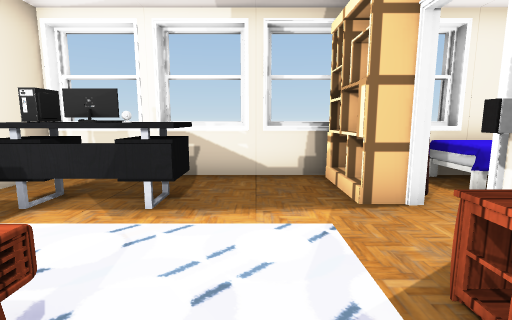
[1] (above)

17 first-person views from a walk through a Unity game level. The camera is 1.3 m above the floor, tilts 8° down and sees 85° across. Doors are open. The floor is counted in squares, 1 m on a side. Each view is taken from the middle of a square. On the plan, view 1 faces up. The plan holds only what a view shows up to about 13 squares ahead; the rest is blank. The player character is not drawn. Some surface patterns are stand-ins.

[2]
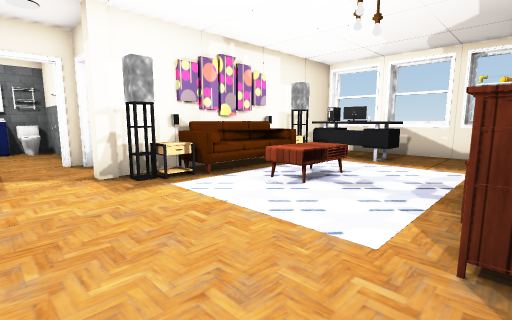

[3]
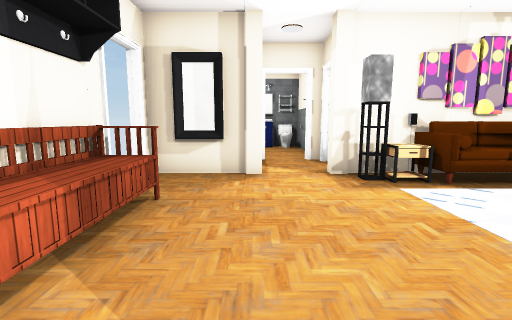

[4]
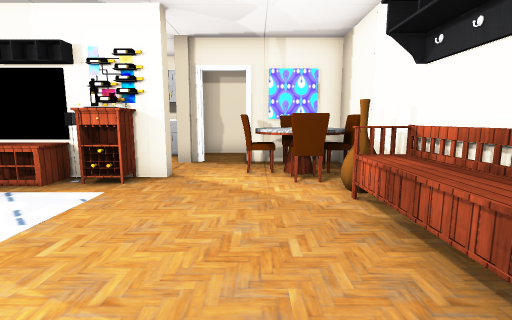

[5]
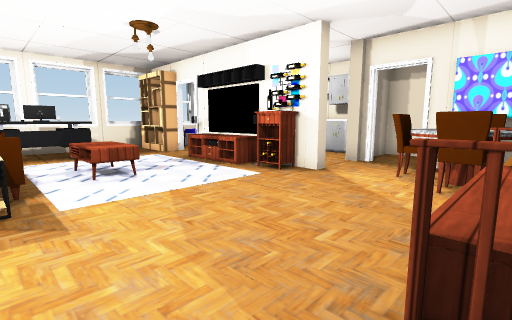

[6]
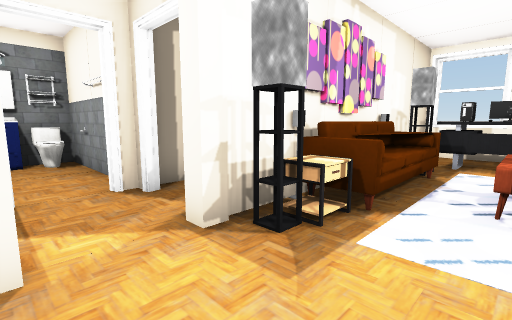

[7]
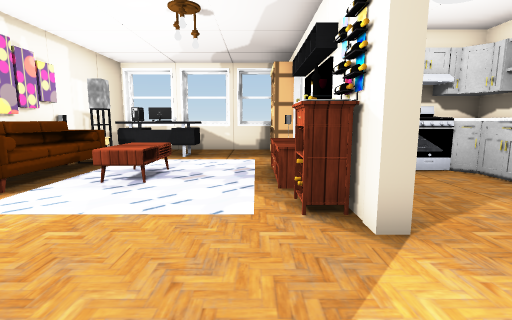

[8]
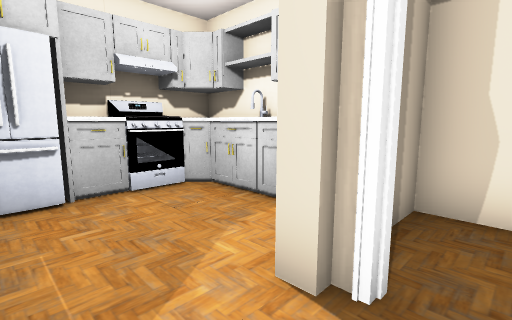

[9]
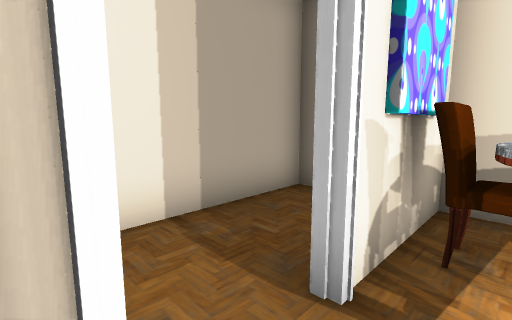

[10]
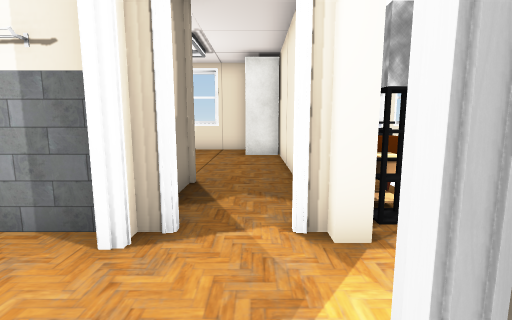

[11]
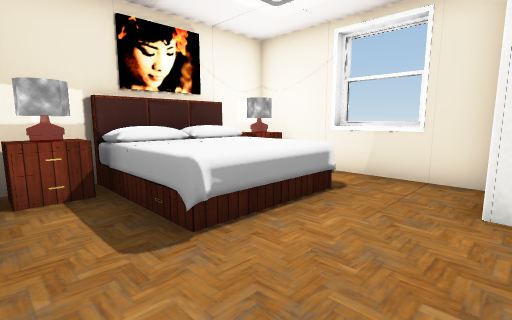

[12]
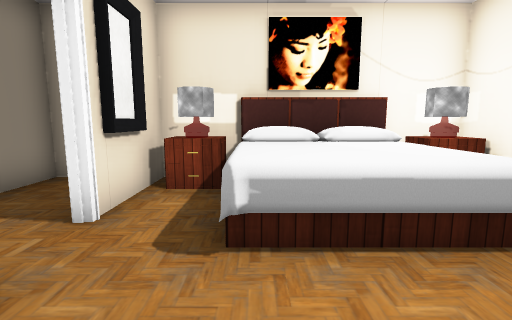

[13]
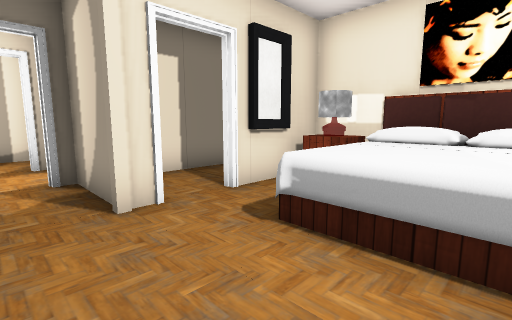

[14]
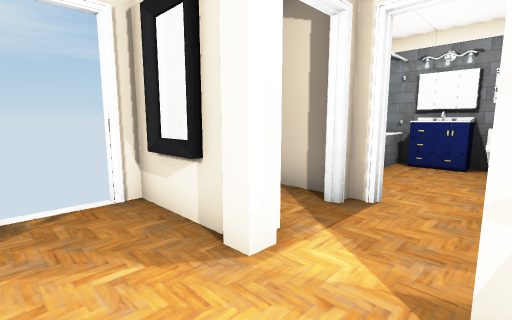

[15]
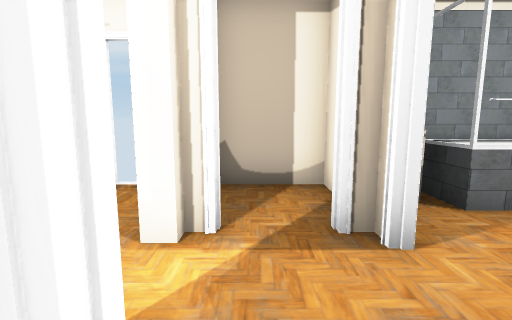

[16]
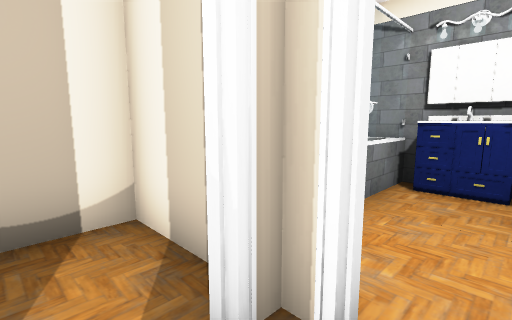

[17]
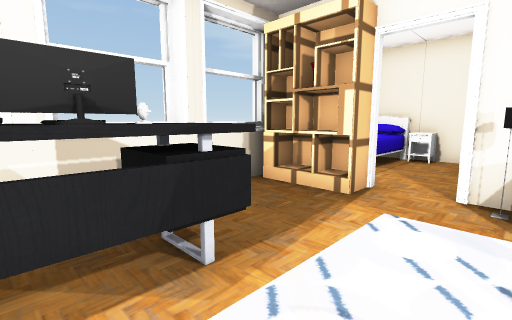

### Floor plan
Key: @ floor where view 1 was taken; # wall or solid block; . floor; D open door; = window, fence, low wall or low ledge; ^ raised ledge; S shelf; T table; F sofa; M mirror; B bench; C chair; R fridge; L closet; E bed; O other object.
Columns run from 13 left of view 1 to 8 right of it. Each row starts with its distance up from view 1.
  7 ####=####=##=#=#####
  6 #OO....L#......S ###
  5 #TTEE..L#^OO...S#  #
  4  EEEE...#^OO^..SD
  3  EEEE...#O.....DD
  2 #EEEE...#O.   .#####
  1 #OO.....#F.TT .TR####
  0 ####DDO.#F.TT@.T....^#
 -1   ....#.#T.   .#....##
 -2  .....#.#T.....O#...##
 -3 ######DDO.......O.O###
 -4 #O...DD...........D..#
 -5 #O...#DDO.......CT#..#
 -6 ##==###.M......CTC#..#
 -7 ##OOOO#.#..BBBOTCT#..#
 -8  ########DD###########

Positions as (right, up) in squares from view 1, and headings:
1: (0, 0), facing up
2: (2, -5), facing up-left
3: (2, -5), facing left
4: (-4, -5), facing right
5: (-4, -7), facing up-right
6: (-2, -5), facing up-left
7: (1, -6), facing up
8: (3, -4), facing up-right
9: (4, -3), facing down-right
10: (-6, -6), facing up
11: (-6, 0), facing up-left
12: (-6, 2), facing left
13: (-6, 4), facing down-left
14: (-3, -3), facing down-left
15: (-6, -2), facing down
16: (-6, -4), facing down-left
17: (-3, 2), facing up-right
